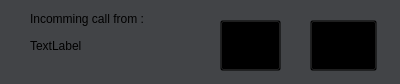
<?xml version="1.0" encoding="UTF-8"?>
<ui version="4.0">
 <class>Call</class>
 <widget class="QWidget" name="Call">
 <property name="styleSheet">
  <string notr="true">background-color: rgb(66, 68, 71);</string>
 </property>
  <property name="geometry">
   <rect>
    <x>0</x>
    <y>0</y>
    <width>400</width>
    <height>84</height>
   </rect>
  </property>
  <property name="windowTitle">
   <string>Call</string>
  </property>
  <widget class="QLabel" name="Username">
   <property name="geometry">
    <rect>
     <x>30</x>
     <y>30</y>
     <width>81</width>
     <height>31</height>
    </rect>
   </property>
   <property name="text">
    <string>TextLabel</string>
   </property>
  </widget>
  <widget class="QPushButton" name="Accept">
   <property name="geometry">
    <rect>
     <x>220</x>
     <y>20</y>
     <width>61</width>
     <height>51</height>
    </rect>
   </property>
   <property name="text">
    <string/>
   </property>
   <property name="styleSheet">
    <string notr="true">border-image:url(../Ressources/telephone.png);
background: transparent;</string>
   </property>
  </widget>
  <widget class="QLabel" name="label_2">
   <property name="geometry">
    <rect>
     <x>30</x>
     <y>10</y>
     <width>171</width>
     <height>17</height>
    </rect>
   </property>
   <property name="text">
    <string>Incomming call from :</string>
   </property>
  </widget>
  <widget class="QPushButton" name="Decline">
   <property name="geometry">
    <rect>
     <x>310</x>
     <y>20</y>
     <width>67</width>
     <height>51</height>
    </rect>
   </property>
   <property name="text">
    <string/>
   </property>
   <property name="styleSheet">
    <string notr="true">border-image:url(../Ressources/phone-hang-up.png);
background: transparent;</string>
   </property>
  </widget>
 </widget>
 <resources/>
 <connections/>
</ui>
